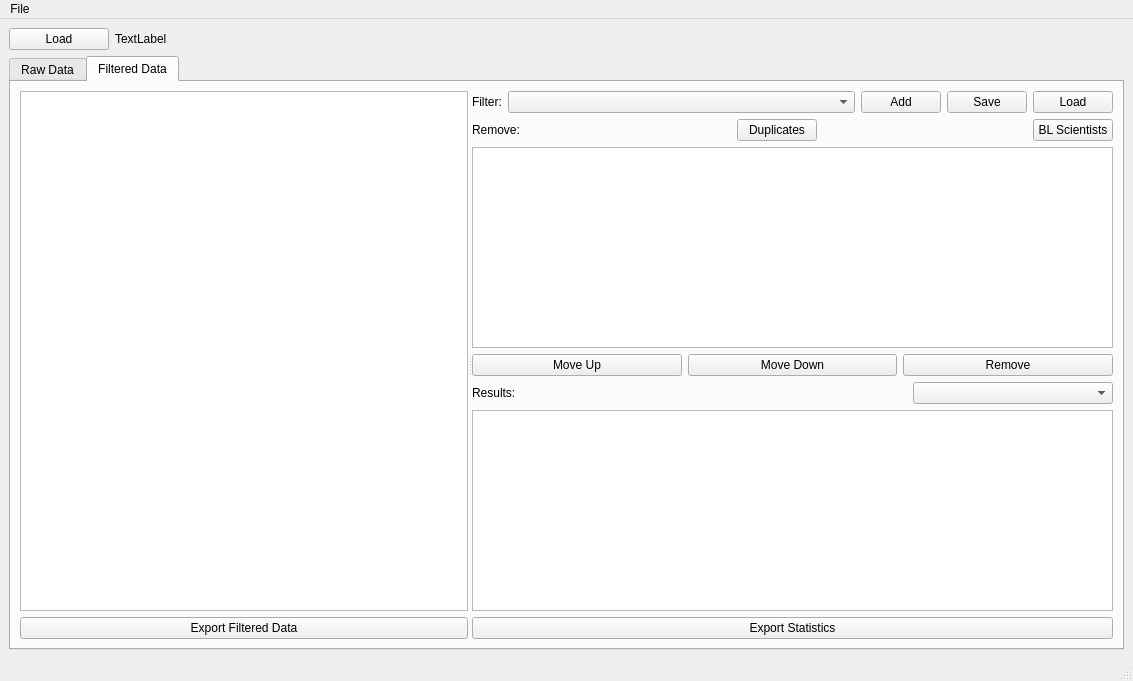
<?xml version="1.0" encoding="UTF-8"?>
<ui version="4.0">
 <class>MainWindow</class>
 <widget class="QMainWindow" name="MainWindow">
  <property name="geometry">
   <rect>
    <x>0</x>
    <y>0</y>
    <width>1133</width>
    <height>681</height>
   </rect>
  </property>
  <property name="windowTitle">
   <string>MainWindow</string>
  </property>
  <widget class="QWidget" name="centralwidget">
   <layout class="QHBoxLayout" name="horizontalLayout_2">
    <item>
     <layout class="QVBoxLayout" name="verticalLayout">
      <item>
       <layout class="QHBoxLayout" name="horizontalLayout">
        <item>
         <widget class="QPushButton" name="loadPushButton">
          <property name="maximumSize">
           <size>
            <width>100</width>
            <height>16777215</height>
           </size>
          </property>
          <property name="text">
           <string>Load</string>
          </property>
         </widget>
        </item>
        <item>
         <widget class="QLabel" name="fileLabel">
          <property name="text">
           <string>TextLabel</string>
          </property>
         </widget>
        </item>
       </layout>
      </item>
      <item>
       <widget class="QTabWidget" name="tabWidget">
        <property name="currentIndex">
         <number>1</number>
        </property>
        <widget class="QWidget" name="rawData">
         <attribute name="title">
          <string>Raw Data</string>
         </attribute>
         <layout class="QHBoxLayout" name="horizontalLayout_3">
          <item>
           <widget class="QTableWidget" name="rawDataTableWidget"/>
          </item>
         </layout>
        </widget>
        <widget class="QWidget" name="filteredData">
         <attribute name="title">
          <string>Filtered Data</string>
         </attribute>
         <layout class="QVBoxLayout" name="verticalLayout_4">
          <item>
           <widget class="QSplitter" name="splitter">
            <property name="orientation">
             <enum>Qt::Horizontal</enum>
            </property>
            <widget class="QWidget" name="">
             <layout class="QVBoxLayout" name="verticalLayout_2">
              <item>
               <widget class="QTableWidget" name="filteredDataTableWidget"/>
              </item>
              <item>
               <widget class="QPushButton" name="exportDataPushButton">
                <property name="text">
                 <string>Export Filtered Data</string>
                </property>
               </widget>
              </item>
             </layout>
            </widget>
            <widget class="QWidget" name="">
             <layout class="QVBoxLayout" name="verticalLayout_3">
              <item>
               <layout class="QHBoxLayout" name="horizontalLayout_4">
                <item>
                 <widget class="QLabel" name="label_2">
                  <property name="text">
                   <string>Filter:</string>
                  </property>
                 </widget>
                </item>
                <item>
                 <widget class="QComboBox" name="filterComboBox">
                  <property name="sizePolicy">
                   <sizepolicy hsizetype="Expanding" vsizetype="Fixed">
                    <horstretch>0</horstretch>
                    <verstretch>0</verstretch>
                   </sizepolicy>
                  </property>
                 </widget>
                </item>
                <item>
                 <widget class="QPushButton" name="addFilterPushButton">
                  <property name="text">
                   <string>Add</string>
                  </property>
                 </widget>
                </item>
                <item>
                 <widget class="QPushButton" name="saveFilterPushButton">
                  <property name="text">
                   <string>Save</string>
                  </property>
                 </widget>
                </item>
                <item>
                 <widget class="QPushButton" name="loadFitlerPushButton">
                  <property name="text">
                   <string>Load</string>
                  </property>
                 </widget>
                </item>
               </layout>
              </item>
              <item>
               <layout class="QHBoxLayout" name="horizontalLayout_6">
                <item>
                 <widget class="QLabel" name="label_3">
                  <property name="text">
                   <string>Remove:</string>
                  </property>
                 </widget>
                </item>
                <item>
                 <spacer name="horizontalSpacer_2">
                  <property name="orientation">
                   <enum>Qt::Horizontal</enum>
                  </property>
                  <property name="sizeHint" stdset="0">
                   <size>
                    <width>40</width>
                    <height>20</height>
                   </size>
                  </property>
                 </spacer>
                </item>
                <item>
                 <widget class="QPushButton" name="duplicatePushButton">
                  <property name="text">
                   <string>Duplicates</string>
                  </property>
                 </widget>
                </item>
                <item>
                 <spacer name="horizontalSpacer">
                  <property name="orientation">
                   <enum>Qt::Horizontal</enum>
                  </property>
                  <property name="sizeHint" stdset="0">
                   <size>
                    <width>40</width>
                    <height>20</height>
                   </size>
                  </property>
                 </spacer>
                </item>
                <item>
                 <widget class="QPushButton" name="blsPushButton">
                  <property name="text">
                   <string>BL Scientists</string>
                  </property>
                 </widget>
                </item>
               </layout>
              </item>
              <item>
               <widget class="QListWidget" name="filterListWidget"/>
              </item>
              <item>
               <layout class="QHBoxLayout" name="horizontalLayout_5">
                <item>
                 <widget class="QPushButton" name="upPushButton">
                  <property name="text">
                   <string>Move Up</string>
                  </property>
                 </widget>
                </item>
                <item>
                 <widget class="QPushButton" name="downPushButton">
                  <property name="text">
                   <string>Move Down</string>
                  </property>
                 </widget>
                </item>
                <item>
                 <widget class="QPushButton" name="rmPushButton">
                  <property name="text">
                   <string>Remove</string>
                  </property>
                 </widget>
                </item>
               </layout>
              </item>
              <item>
               <layout class="QHBoxLayout" name="horizontalLayout_7">
                <item>
                 <widget class="QLabel" name="label_4">
                  <property name="text">
                   <string>Results:</string>
                  </property>
                 </widget>
                </item>
                <item>
                 <spacer name="horizontalSpacer_3">
                  <property name="orientation">
                   <enum>Qt::Horizontal</enum>
                  </property>
                  <property name="sizeHint" stdset="0">
                   <size>
                    <width>40</width>
                    <height>20</height>
                   </size>
                  </property>
                 </spacer>
                </item>
                <item>
                 <widget class="QComboBox" name="calComboBox">
                  <property name="minimumSize">
                   <size>
                    <width>200</width>
                    <height>0</height>
                   </size>
                  </property>
                 </widget>
                </item>
               </layout>
              </item>
              <item>
               <widget class="QTextBrowser" name="resultTextBrowser"/>
              </item>
              <item>
               <widget class="QPushButton" name="exportStatPushButton">
                <property name="text">
                 <string>Export Statistics</string>
                </property>
               </widget>
              </item>
             </layout>
            </widget>
           </widget>
          </item>
         </layout>
        </widget>
       </widget>
      </item>
     </layout>
    </item>
   </layout>
  </widget>
  <widget class="QMenuBar" name="menubar">
   <property name="geometry">
    <rect>
     <x>0</x>
     <y>0</y>
     <width>1133</width>
     <height>21</height>
    </rect>
   </property>
   <widget class="QMenu" name="menuFile">
    <property name="title">
     <string>File</string>
    </property>
    <addaction name="actionopen"/>
    <addaction name="actionexit"/>
   </widget>
   <addaction name="menuFile"/>
  </widget>
  <widget class="QStatusBar" name="statusbar"/>
  <action name="actionopen">
   <property name="text">
    <string>open</string>
   </property>
  </action>
  <action name="actionexit">
   <property name="text">
    <string>exit</string>
   </property>
  </action>
 </widget>
 <resources/>
 <connections/>
</ui>
